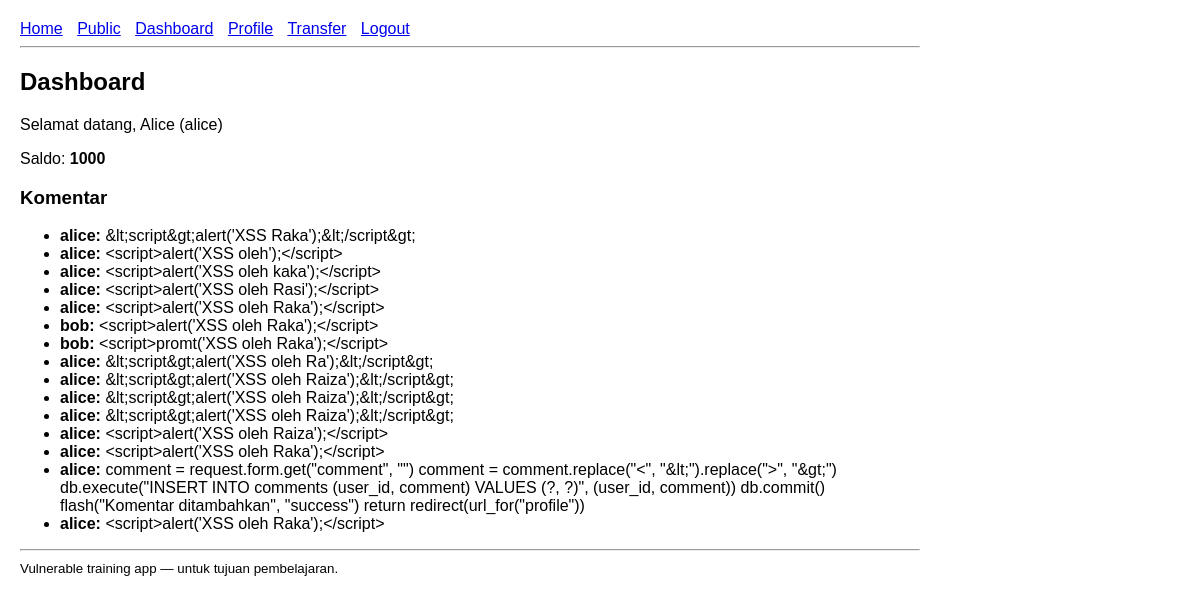
The page /dashboard (signed in) on the database as committed earlier.
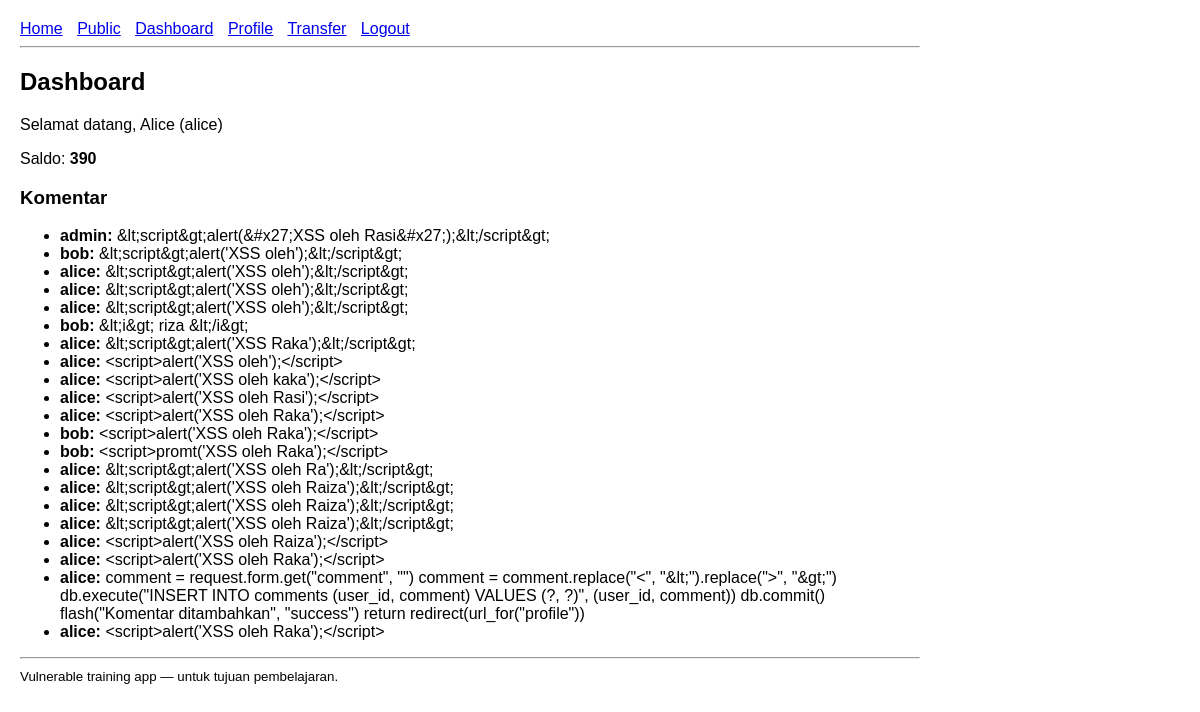
The same page on the database as committed later.
### tables this page shows
CREATE TABLE users (
    id INTEGER PRIMARY KEY AUTOINCREMENT,
    username TEXT UNIQUE,
    password TEXT,
    role TEXT,
    fullname TEXT
);

CREATE TABLE accounts (
    id INTEGER PRIMARY KEY AUTOINCREMENT,
    user_id INTEGER,
    balance INTEGER,
    FOREIGN KEY(user_id) REFERENCES users(id)
);

CREATE TABLE comments (
    id INTEGER PRIMARY KEY AUTOINCREMENT,
    user_id INTEGER,
    comment TEXT,
    FOREIGN KEY(user_id) REFERENCES users(id)
);

### app.py (the view)
@app.route("/dashboard")
@login_required
def dashboard():
    db = get_db()
    user_id = session["user_id"]
    user = db.execute("SELECT * FROM users WHERE id = ?", (user_id,)).fetchone()
    account = db.execute("SELECT * FROM accounts WHERE user_id = ?", (user_id,)).fetchone()
    comments = db.execute("SELECT c.*, u.username FROM comments c JOIN users u ON c.user_id = u.id ORDER BY c.id DESC").fetchall()
    return render_template("dashboard.html", user=user, account=account, comments=comments)

### app.py (called while the page is built)
def get_db():
    db = getattr(g, "_database", None)
    if db is None:
        db = g._database = sqlite3.connect(DATABASE)
        db.row_factory = sqlite3.Row
    return db

@app.teardown_appcontext
def close_connection(exc):
    db = getattr(g, "_database", None)
    if db is not None:
        db.close()

def login_required(fn):
    from functools import wraps
    @wraps(fn)
    def wrapper(*args, **kwargs):
        if "user_id" not in session:
            return redirect(url_for("login"))
        return fn(*args, **kwargs)
    return wrapper

### templates/dashboard.html
{% extends "base.html" %}
{% block content %}
<h2>Dashboard</h2>
<p>Selamat datang, {{ user.fullname }} ({{ user.username }})</p>
<p>Saldo: <strong>{{ account.balance }}</strong></p>
<h3>Komentar</h3>
<ul>
{% for c in comments %}
  <li><strong>{{ c.username }}:</strong>
    {{ c.comment }}
  </li>
{% else %}
  <li>Tidak ada komentar</li>
{% endfor %}
</ul>
{% endblock %}

### templates/base.html (shortened to what this page needs)
<!doctype html>
<html>
<head>
</head>
<body>
<nav>
    <a href="{{ url_for('index') }}">Home</a>
    <a href="{{ url_for('public') }}">Public</a>
    {% if session.get('user_id') %}
        <a href="{{ url_for('dashboard') }}">Dashboard</a>
        <a href="{{ url_for('profile') }}">Profile</a>
        <a href="{{ url_for('transfer') }}">Transfer</a>
        <a href="{{ url_for('logout') }}">Logout</a>
    {% else %}
        <a href="{{ url_for('login') }}">Login</a>
    {% endif %}
</nav>
<hr>
{% block content %}{% endblock %}
<hr>
<small>Vulnerable training app — untuk tujuan pembelajaran.</small>
</body>
</html>

### templates/base.html (style rules this page uses)
body { font-family: Arial, sans-serif; margin: 20px; max-width: 900px; }
nav a { margin-right: 10px; }

Rows that differ between the two databases and show on the page:
changed accounts: balance "1000" → "390"
added comments: username "admin", comment "&lt;script&gt;alert(&#x27;XSS oleh Rasi&#x27;);&lt;/script&gt;"
added comments: username "bob", comment "&lt;script&gt;alert('XSS oleh');&lt;/script&gt;"
added comments: username "alice", comment "&lt;script&gt;alert('XSS oleh');&lt;/script&gt;"
added comments: username "alice", comment "&lt;script&gt;alert('XSS oleh');&lt;/script&gt;"
added comments: username "alice", comment "&lt;script&gt;alert('XSS oleh');&lt;/script&gt;"
added comments: username "bob", comment "&lt;i&gt; riza &lt;/i&gt;"
